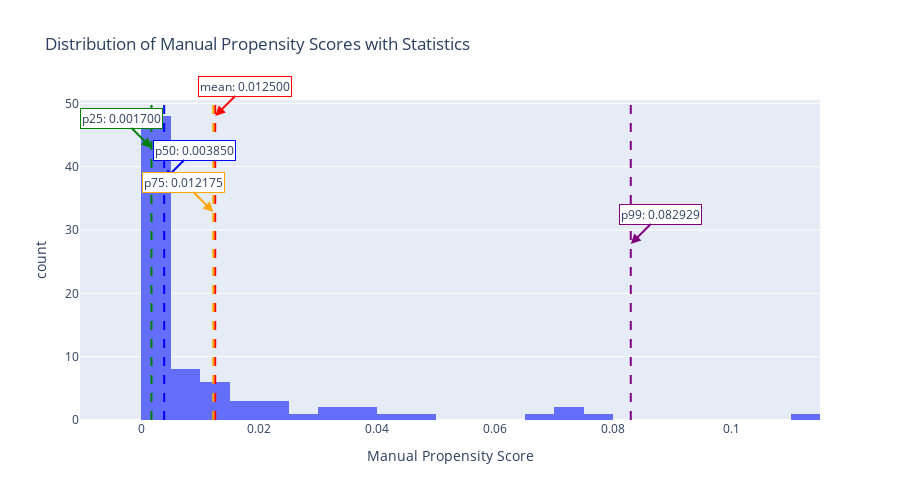

Notebook code for this chart:
### Markdown cell above
### Distribution of manual propensity scores with statistics

### Code cell
# Create a histogram with vertical lines for each statistic using the reusable function
fig = plot_histogram_with_stats(
    data=propensity_manual_df,
    column_name='manual_propensity',
    stats_dict=propensity_stats,
    title='Distribution of Manual Propensity Scores with Statistics',
    xlabel='Manual Propensity Score',
    height=500,
    nbins=50
)

fig.show()

### Figure 1 — Plotly figure (JSON) as saved in the notebook; plotly's stock layout.template omitted (floating-point values rounded to 4 significant figures)
{"data": [{"bingroup": "x", "hovertemplate": "Manual Propensity Score=%{x}<br>count=%{y}<extra></extra>", "legendgroup": "", "marker": {"color": "#636efa", "pattern": {"shape": ""}}, "name": "", "nbinsx": 50, "orientation": "v", "showlegend": false, "type": "histogram", "x": [0.0125, 0.0031, 0.0017, 0.0046, 0.0017, 0.0022, 0.0014, 0.0741, 0.0048, 0.0018, 0.0009, 0.0077, 0.0017, 0.0012, 0.0056, 0.0051, 0.0021, 0.0027, 0.0244, 0.0034, 0.0011, 0.0014, 0.0074, 0.0017, 0.0026, 0.0016, 0.003, 0.0016, 0.0154, 0.0015, 0.0051, 0.004, 0.0049, 0.0017, 0.0202, 0.0358, 0.0022, 0.0037, 0.0113, 0.0756, 0.0013, 0.0322, 0.0042, 0.0124, 0.0026, 0.0166, 0.0056, 0.0282, 0.0068, 0.0408, 0.0043, 0.1105, 0.0121, 0.0031, 0.0004, 0.0046, 0.0009, 0.0035, 0.0323, 0.0651, 0.0211, 0.0704, 0.0101, 0.0473, 0.0026, 0.0037, 0.0047, 0.0017, 0.0027, 0.0109, 0.0017, 0.0024, 0.0014, 0.0057, 0.0013, 0.0016, 0.003, 0.0015, 0.0185, 0.0357], "xaxis": "x", "yaxis": "y"}], "layout": {"annotations": [{"arrowcolor": "red", "arrowhead": 2, "arrowsize": 1, "arrowwidth": 2, "ax": 30, "ay": -30, "bgcolor": "white", "bordercolor": "red", "borderwidth": 1, "showarrow": true, "text": "mean: 0.012500", "x": 0.0125, "y": 0.95, "yref": "paper"}, {"arrowcolor": "green", "arrowhead": 2, "arrowsize": 1, "arrowwidth": 2, "ax": -30, "ay": -30, "bgcolor": "white", "bordercolor": "green", "borderwidth": 1, "showarrow": true, "text": "p25: 0.001700", "x": 0.0017, "y": 0.85, "yref": "paper"}, {"arrowcolor": "blue", "arrowhead": 2, "arrowsize": 1, "arrowwidth": 2, "ax": 30, "ay": -30, "bgcolor": "white", "bordercolor": "blue", "borderwidth": 1, "showarrow": true, "text": "p50: 0.003850", "x": 0.00385, "y": 0.75, "yref": "paper"}, {"arrowcolor": "orange", "arrowhead": 2, "arrowsize": 1, "arrowwidth": 2, "ax": -30, "ay": -30, "bgcolor": "white", "bordercolor": "orange", "borderwidth": 1, "showarrow": true, "text": "p75: 0.012175", "x": 0.01218, "y": 0.65, "yref": "paper"}, {"arrowcolor": "purple", "arrowhead": 2, "arrowsize": 1, "arrowwidth": 2, "ax": 30, "ay": -30, "bgcolor": "white", "bordercolor": "purple", "borderwidth": 1, "showarrow": true, "text": "p99: 0.082929", "x": 0.08293, "y": 0.55, "yref": "paper"}], "barmode": "relative", "height": 500, "legend": {"tracegroupgap": 0}, "shapes": [{"line": {"color": "red", "dash": "dash", "width": 2}, "type": "line", "x0": 0.0125, "x1": 0.0125, "xref": "x", "y0": 0, "y1": 1, "yref": "y domain"}, {"line": {"color": "green", "dash": "dash", "width": 2}, "type": "line", "x0": 0.0017, "x1": 0.0017, "xref": "x", "y0": 0, "y1": 1, "yref": "y domain"}, {"line": {"color": "blue", "dash": "dash", "width": 2}, "type": "line", "x0": 0.00385, "x1": 0.00385, "xref": "x", "y0": 0, "y1": 1, "yref": "y domain"}, {"line": {"color": "orange", "dash": "dash", "width": 2}, "type": "line", "x0": 0.01218, "x1": 0.01218, "xref": "x", "y0": 0, "y1": 1, "yref": "y domain"}, {"line": {"color": "purple", "dash": "dash", "width": 2}, "type": "line", "x0": 0.08293, "x1": 0.08293, "xref": "x", "y0": 0, "y1": 1, "yref": "y domain"}], "title": {"text": "Distribution of Manual Propensity Scores with Statistics"}, "xaxis": {"anchor": "y", "domain": [0, 1], "title": {"text": "Manual Propensity Score"}}, "yaxis": {"anchor": "x", "domain": [0, 1], "title": {"text": "count"}}}}
